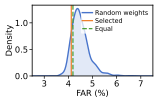

Python code for this plot:
from pathlib import Path

import matplotlib
import matplotlib.pyplot as plt
import numpy as np
import pandas as pd
from scipy.stats import gaussian_kde


matplotlib.use("Agg")

# ============================================================
# Semi-synthetic fusion-weight robustness analysis
#
# Replace this semi-synthetic FAR response with real score arrays
# when available:
#   score = w_topo * score_topo
#         + w_time * score_time
#         + w_signal * score_signal
#         + w_curr * score_curr
# Then set the threshold at a fixed FRR operating point and compute FAR.
# ============================================================

rng = np.random.default_rng(20260709)

n_configs = 1000
weights = rng.dirichlet(alpha=np.ones(4), size=n_configs)

# Order: S_topo, S_time, S_signal, S_curr
selected_weight = np.array([0.40, 0.10, 0.20, 0.30])
equal_weight = np.array([0.25, 0.25, 0.25, 0.25])


def deterministic_far(weight: np.ndarray) -> float:
    """A smooth semi-synthetic FAR surface over legal fusion weights."""
    w_topo, w_time, w_signal, w_curr = weight

    # Stable plateau around the selected/equal-weight region.
    distance_penalty = 1.15 * np.sum((weight - selected_weight) ** 2)

    # Extreme configurations are still legal, but usually less stable.
    dominance_penalty = 2.35 * max(0.0, np.max(weight) - 0.58) ** 1.45

    # Over-emphasizing temporal consistency alone is less discriminative.
    time_penalty = 1.15 * max(0.0, w_time - 0.38) ** 1.25

    # Very small currentness/topology weights weaken integrity validation.
    curr_penalty = 0.85 * max(0.0, 0.08 - w_curr) ** 0.85
    topo_penalty = 0.55 * max(0.0, 0.08 - w_topo) ** 0.85

    # A small interaction term reflects that topology and currentness help
    # stabilize one another, without making any single setting perfect.
    balance_bonus = 0.22 * min(w_topo, w_curr)

    return (
        4.186
        + distance_penalty
        + dominance_penalty
        + time_penalty
        + curr_penalty
        + topo_penalty
        - balance_bonus
    )


base_far = np.array([deterministic_far(w) for w in weights])

# Mild experiment-to-experiment variation and a few realistic long-tail cases.
noise = rng.normal(loc=0.0, scale=0.16, size=n_configs)
tail_mask = rng.random(n_configs) < 0.045
tail_extra = np.zeros(n_configs)
tail_extra[tail_mask] = rng.gamma(shape=1.7, scale=0.28, size=tail_mask.sum())

far_values = np.clip(base_far + noise + tail_extra, 2.8, 7.3)

selected_far = deterministic_far(selected_weight)
equal_far = deterministic_far(equal_weight)

output_dir = Path(__file__).resolve().parent
data_path = output_dir / "05_fusion_weight_robustness_data.csv"
pdf_path = output_dir / "05_fusion_weight_robustness.pdf"

df = pd.DataFrame(
    {
        "w_topo": weights[:, 0],
        "w_time": weights[:, 1],
        "w_signal": weights[:, 2],
        "w_curr": weights[:, 3],
        "FAR": far_values,
    }
)
df.to_csv(data_path, index=False)

# ===================== Figure style =====================
cm_to_in = 1 / 2.54
fig_w = 4.1 * cm_to_in
fig_h = 2.5 * cm_to_in

plt.rcParams.update(
    {
        "font.size": 6,
        "axes.labelsize": 6,
        "xtick.labelsize": 6,
        "ytick.labelsize": 6,
        "legend.fontsize": 4.6,
        "font.family": "sans-serif",
    }
)

fig, ax = plt.subplots(figsize=(fig_w, fig_h))
fig.patch.set_facecolor("white")
ax.set_facecolor("white")

x_grid = np.linspace(2.5, 7.5, 400)
kde = gaussian_kde(far_values, bw_method=0.24)
y_grid = kde(x_grid)

main_color = "#4874CB"
selected_color = "#EE822F"
equal_color = "#4C9F38"

ax.plot(
    x_grid,
    y_grid,
    color=main_color,
    linewidth=1.0,
    label="Random weights",
)
ax.fill_between(x_grid, y_grid, color=main_color, alpha=0.16, linewidth=0)

ax.axvline(
    selected_far,
    color=selected_color,
    linestyle="-",
    linewidth=0.9,
    label="Selected",
)
ax.axvline(
    equal_far,
    color=equal_color,
    linestyle="--",
    linewidth=0.9,
    label="Equal",
)

ax.set_xlabel("FAR (%)", labelpad=1)
ax.set_ylabel("Density", labelpad=1)

ax.set_xlim(2.5, 7.5)
ax.set_xticks([3, 4, 5, 6, 7])
ax.set_ylim(bottom=0)
ax.tick_params(axis="both", pad=1, width=0.5, length=2)

for sp in ["left", "right", "top", "bottom"]:
    ax.spines[sp].set_visible(True)
    ax.spines[sp].set_linewidth(0.6)

legend = ax.legend(
    loc="upper right",
    frameon=True,
    borderpad=0.2,
    handlelength=1.6,
    handletextpad=0.4,
    labelspacing=0.2,
)
frame = legend.get_frame()
frame.set_facecolor("white")
frame.set_alpha(0.75)
frame.set_edgecolor("none")
frame.set_linewidth(0.0)

plt.subplots_adjust(
    left=0.2,
    right=0.95,
    bottom=0.23,
    top=0.95,
)

plt.savefig(pdf_path, format="pdf")

print(f"Saved PDF: {pdf_path}")
print(f"Saved CSV: {data_path}")
print(f"Selected FAR: {selected_far:.2f}%")
print(f"Equal FAR: {equal_far:.2f}%")
print(
    "Random FAR percentiles:",
    np.percentile(far_values, [5, 25, 50, 75, 95]).round(2).tolist(),
)
